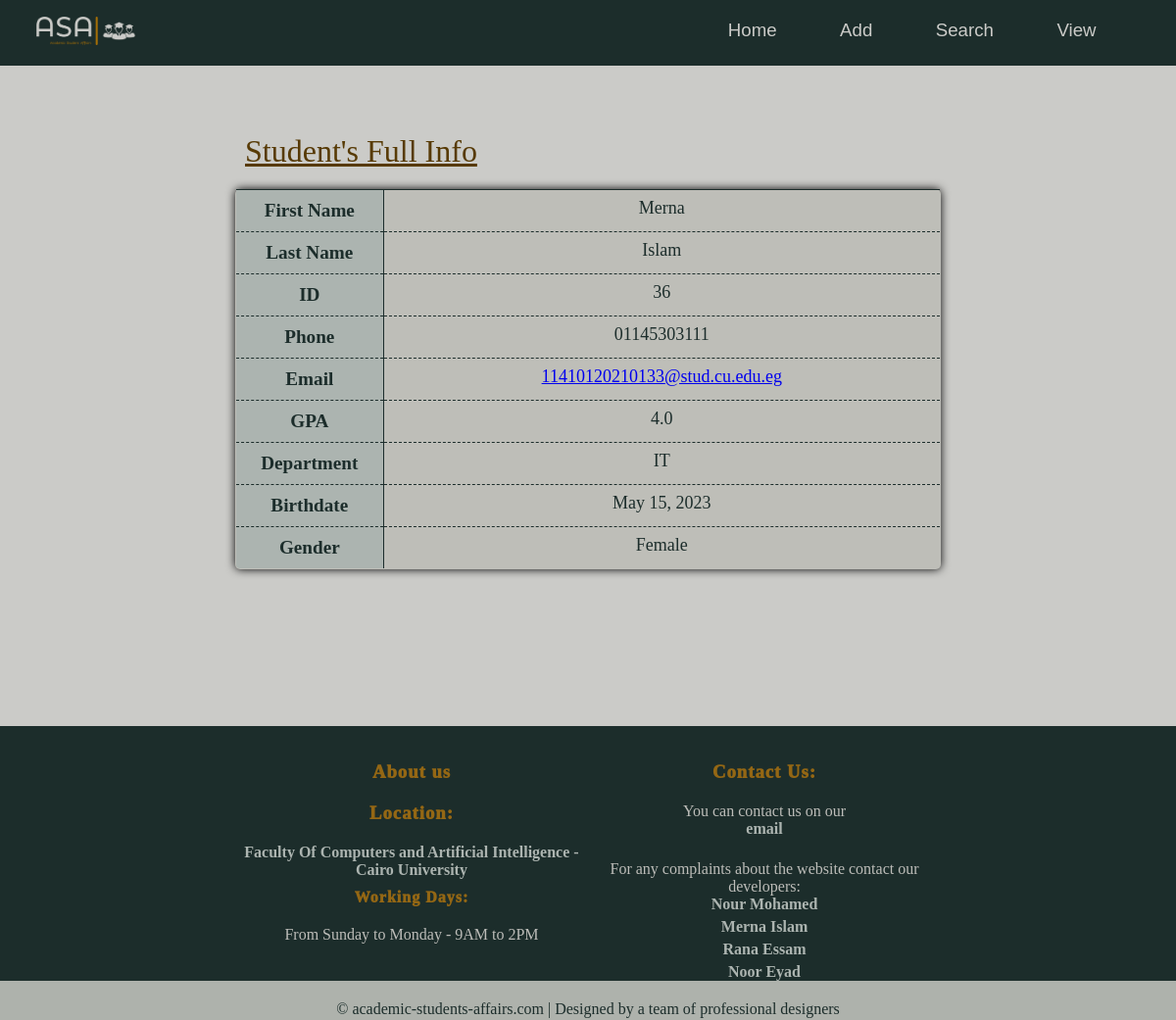
Page /studentInfo/36 on the earlier database version.
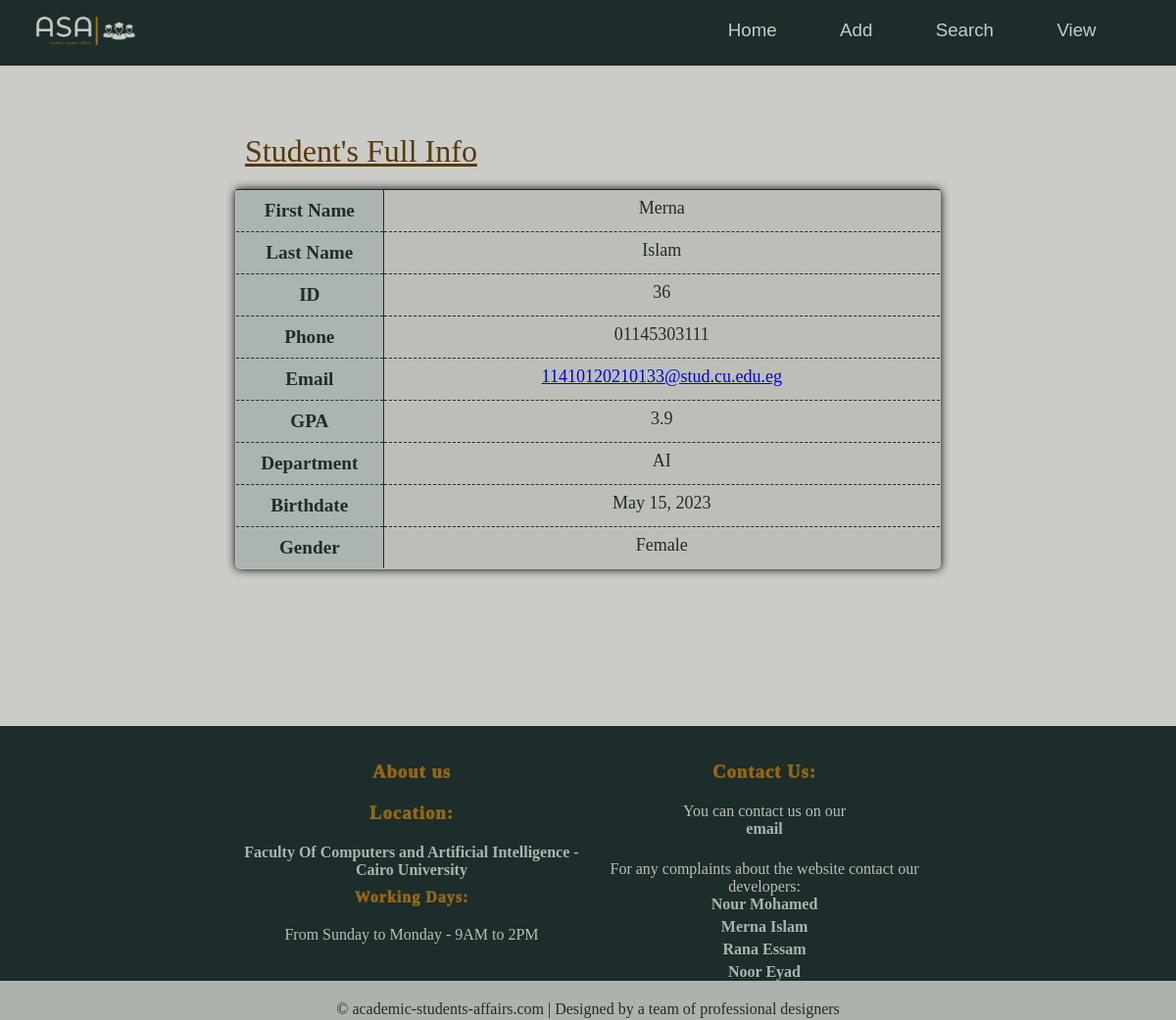
Same page on the later database version.
### students/models.py (models this page shows)
class Member(models.Model):
    firstname = models.CharField(max_length=255)
    lastname = models.CharField(max_length=255)
    email = models.CharField(max_length = 50)
    phone = models.CharField(max_length=15)
    gpa = models.FloatField()
    level = models.IntegerField()
    birthdate = models.DateField()
    gender = models.CharField(max_length=6)
    dep = models.CharField(max_length= 10,  default='General')
    state = models.BooleanField(default= False)

### students/views.py (the view)
# urls.py: path('studentInfo/<int:id>', views.studentInfo, name='studentInfo'),
def studentInfo(request, id):
  mymember = Member.objects.get(id = id)
  template = loader.get_template('student_info.html')
  context = {
    'std': mymember,
  }
  return HttpResponse(template.render(context, request))

### students/templates/student_info.html (shortened to what this page needs)
{% extends "master.html" %}
{% load static %}
{% block stylesheet %}
<link rel="stylesheet" href="{% static 'view_more_info.css' %}">
{% endblock %}
{% block content %}
<br>
<br>
    <table>
        <caption>Student's Full Info</caption>
        <tr class="dark", style="border-bottom: 1px dashed #1c2d2b;">
            <th >First Name</th>
            <td id = "firstName">{{std.firstname}}</td>
        </tr>
        <tr style="border-bottom: 1px dashed #1c2d2b;">
            <th >Last Name</th>
            <td id = "lastName">{{std.lastname}}</td>
        </tr>
        <tr  style="border-bottom: 1px dashed #1c2d2b;">
            <th>ID</th>
            <td id = "id">{{std.id}}</td>
        </tr>
        <tr style="border-bottom: 1px dashed #1c2d2b;">
            <th >Phone</th>
            <td id = "phone">{{std.phone}}</td>
        </tr>
        <tr  style="border-bottom: 1px dashed #1c2d2b;">
            <th >Email</th>
            <td id = "email"><a href= "mailto"+ {{std.email}}>{{std.email}}</a></td>
        </tr>
        <tr style="border-bottom: 1px dashed #1c2d2b;">
            <th >GPA</th>
            <td id ="gpa">{{std.gpa}}</td>
        </tr>
        <tr class="dark", style="border-bottom: 1px dashed #1c2d2b;">
            <th >Department</th>
            <td id = "department">{{std.dep}}</td>
        </tr>
        <tr style="border-bottom: 1px dashed #1c2d2b;">
            <th >Birthdate</th>
            <td id = "birthdate">{{std.birthdate}}</td>
        </tr>
        <tr  style="border-bottom: 1px dashed #1c2d2b;">
            <th >Gender</th>
            <td id = "gender">{{std.gender}}</td>
        </tr>
    </table>
{% endblock %}

Differences in the rows shown:
changed Member "Merna": gpa "4.0" → "3.9"; dep "IT" → "AI"
